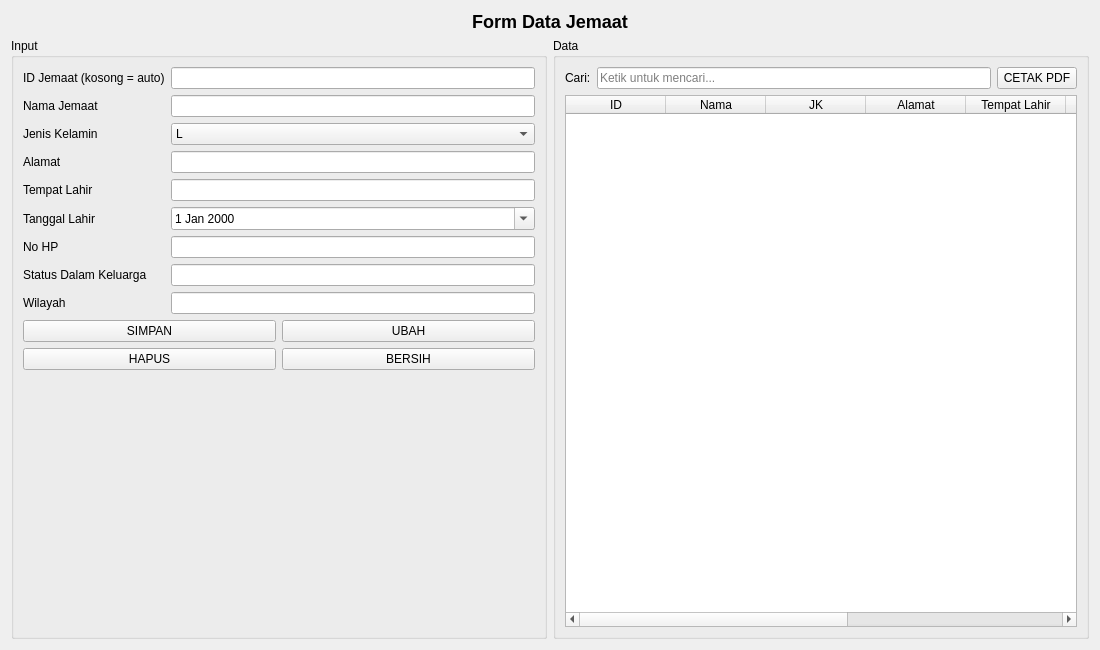
<?xml version="1.0" encoding="UTF-8"?>
<ui version="4.0">
 <class>FormJemaat</class>
 <widget class="QWidget" name="FormJemaat">
  <property name="geometry">
   <rect>
    <x>0</x>
    <y>0</y>
    <width>1100</width>
    <height>650</height>
   </rect>
  </property>
  <property name="windowTitle">
   <string>Data Jemaat</string>
  </property>
  <layout class="QVBoxLayout" name="verticalLayout">
   <item>
    <widget class="QLabel" name="labelTitle">
     <property name="text">
      <string>&lt;h2&gt;Form Data Jemaat&lt;/h2&gt;</string>
     </property>
     <property name="alignment">
      <set>Qt::AlignHCenter|Qt::AlignVCenter</set>
     </property>
    </widget>
   </item>
   <item>
    <layout class="QHBoxLayout" name="horizontalLayout">
     <item>
      <widget class="QGroupBox" name="groupInput">
       <property name="title">
        <string>Input</string>
       </property>
       <layout class="QVBoxLayout" name="verticalLayoutInput">
        <item>
         <layout class="QFormLayout" name="formLayout">
          <item row="0" column="0">
           <widget class="QLabel" name="labelId">
            <property name="text">
             <string>ID Jemaat (kosong = auto)</string>
            </property>
           </widget>
          </item>
          <item row="0" column="1">
           <widget class="QLineEdit" name="EditId"/>
          </item>
          <item row="1" column="0">
           <widget class="QLabel" name="labelNama">
            <property name="text">
             <string>Nama Jemaat</string>
            </property>
           </widget>
          </item>
          <item row="1" column="1">
           <widget class="QLineEdit" name="EditNama"/>
          </item>
          <item row="2" column="0">
           <widget class="QLabel" name="labelJK">
            <property name="text">
             <string>Jenis Kelamin</string>
            </property>
           </widget>
          </item>
          <item row="2" column="1">
           <widget class="QComboBox" name="ComboJK">
            <item>
             <property name="text">
              <string>L</string>
             </property>
            </item>
            <item>
             <property name="text">
              <string>P</string>
             </property>
            </item>
           </widget>
          </item>
          <item row="3" column="0">
           <widget class="QLabel" name="labelAlamat">
            <property name="text">
             <string>Alamat</string>
            </property>
           </widget>
          </item>
          <item row="3" column="1">
           <widget class="QLineEdit" name="EditAlamat"/>
          </item>
          <item row="4" column="0">
           <widget class="QLabel" name="labelTempat">
            <property name="text">
             <string>Tempat Lahir</string>
            </property>
           </widget>
          </item>
          <item row="4" column="1">
           <widget class="QLineEdit" name="EditTempatLahir"/>
          </item>
          <item row="5" column="0">
           <widget class="QLabel" name="labelTgl">
            <property name="text">
             <string>Tanggal Lahir</string>
            </property>
           </widget>
          </item>
          <item row="5" column="1">
           <widget class="QDateEdit" name="DateTglLahir">
            <property name="calendarPopup">
             <bool>true</bool>
            </property>
           </widget>
          </item>
          <item row="6" column="0">
           <widget class="QLabel" name="labelHp">
            <property name="text">
             <string>No HP</string>
            </property>
           </widget>
          </item>
          <item row="6" column="1">
           <widget class="QLineEdit" name="EditNoHP"/>
          </item>
          <item row="7" column="0">
           <widget class="QLabel" name="labelStatusKeluarga">
            <property name="text">
             <string>Status Dalam Keluarga</string>
            </property>
           </widget>
          </item>
          <item row="7" column="1">
           <widget class="QLineEdit" name="EditStatusKeluarga"/>
          </item>
          <item row="8" column="0">
           <widget class="QLabel" name="labelWilayah">
            <property name="text">
             <string>Wilayah</string>
            </property>
           </widget>
          </item>
          <item row="8" column="1">
           <widget class="QLineEdit" name="EditWilayah"/>
          </item>
         </layout>
        </item>
        <item>
         <layout class="QGridLayout" name="gridButtons">
          <item row="0" column="0">
           <widget class="QPushButton" name="BtnSimpan">
            <property name="text">
             <string>SIMPAN</string>
            </property>
           </widget>
          </item>
          <item row="0" column="1">
           <widget class="QPushButton" name="BtnUbah">
            <property name="text">
             <string>UBAH</string>
            </property>
           </widget>
          </item>
          <item row="1" column="0">
           <widget class="QPushButton" name="BtnHapus">
            <property name="text">
             <string>HAPUS</string>
            </property>
           </widget>
          </item>
          <item row="1" column="1">
           <widget class="QPushButton" name="BtnBersih">
            <property name="text">
             <string>BERSIH</string>
            </property>
           </widget>
          </item>
         </layout>
        </item>
        <item>
         <spacer name="spacerInput">
          <property name="orientation">
           <enum>Qt::Vertical</enum>
          </property>
          <property name="sizeHint" stdset="0">
           <size>
            <width>20</width>
            <height>80</height>
           </size>
          </property>
         </spacer>
        </item>
       </layout>
      </widget>
     </item>
     <item>
      <widget class="QGroupBox" name="groupTabel">
       <property name="title">
        <string>Data</string>
       </property>
       <layout class="QVBoxLayout" name="verticalLayoutData">
        <item>
         <layout class="QHBoxLayout" name="layoutCariCetak">
          <item>
           <widget class="QLabel" name="labelCari">
            <property name="text">
             <string>Cari:</string>
            </property>
           </widget>
          </item>
          <item>
           <widget class="QLineEdit" name="lineCari">
            <property name="placeholderText">
             <string>Ketik untuk mencari...</string>
            </property>
           </widget>
          </item>
          <item>
           <widget class="QPushButton" name="btnCetak">
            <property name="text">
             <string>CETAK PDF</string>
            </property>
           </widget>
          </item>
         </layout>
        </item>
        <item>
         <widget class="QTableWidget" name="tblJemaat">
          <property name="columnCount">
           <number>9</number>
          </property>
          <property name="rowCount">
           <number>0</number>
          </property>
          <column>
           <property name="text">
            <string>ID</string>
           </property>
          </column>
          <column>
           <property name="text">
            <string>Nama</string>
           </property>
          </column>
          <column>
           <property name="text">
            <string>JK</string>
           </property>
          </column>
          <column>
           <property name="text">
            <string>Alamat</string>
           </property>
          </column>
          <column>
           <property name="text">
            <string>Tempat Lahir</string>
           </property>
          </column>
          <column>
           <property name="text">
            <string>Tgl Lahir</string>
           </property>
          </column>
          <column>
           <property name="text">
            <string>No HP</string>
           </property>
          </column>
          <column>
           <property name="text">
            <string>Status Keluarga</string>
           </property>
          </column>
          <column>
           <property name="text">
            <string>Wilayah</string>
           </property>
          </column>
         </widget>
        </item>
       </layout>
      </widget>
     </item>
    </layout>
   </item>
  </layout>
 </widget>
 <resources/>
 <connections/>
</ui>
